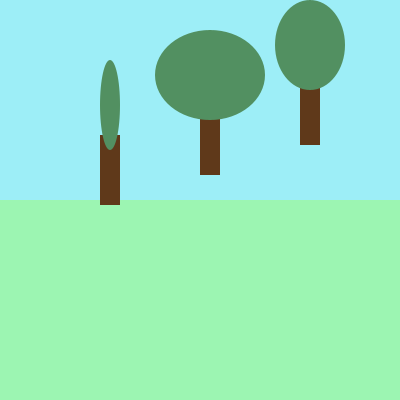
Frame 1 (no input)
Frame 60 (the mouse pressed at the canvas centre just before this capture): identical to frame 1, image omitted
Frame 120 (the mouse held since frame 60 and released just before this capture): identical to frame 1, image omitted

The Processing sketch that drew this single still picture (run headless with seeded random() and noise(); from frame 60 on, the mouse is pressed at the canvas centre):

// Processing sketch: DrawTree_java
// ── DrawTree_java.pde
void setup()
{
  size(400, 400);
  noStroke();
}

void draw()
{
  color skyColour = color(157, 238, 247);
  color groundColour = color(156, 245, 178);

  float treeX = 0;
  float treeY = 165;
  
  treeX = 0;
  treeY = 165;
  
  background(skyColour);
  fill(groundColour);
  rect(0, height/2, width, height/2);
  
  // Draw first tree
  treeX += 100;
  treeY -= 30;
  drawTree(treeX, treeY, 20);
  
  // Draw second tree to the right and down a bit
  treeX += 100;
  treeY -= 30;
  drawTree(treeX, treeY, 110);
  
  // Draw second tree to the right and down a bit
  treeX += 100;
  treeY -= 30;
  drawTree(treeX, treeY, 70);
  
}

void drawTree(float treeX, float treeY, float leafWidth) {
  color leafColour = leafColour();
  color trunkColour = trunkColour();

  fill(trunkColour);
  rect(treeX, treeY, 20, 70); // drawing trunk
  fill(leafColour);
  ellipse(treeX+10, treeY-30, leafWidth, 90); //drawing leafs
  println(treeX);
}

color leafColour() {
  color c = color(82, 144, 97);
  return c;
}

color trunkColour(){
  return color(95, 57, 26);
}
